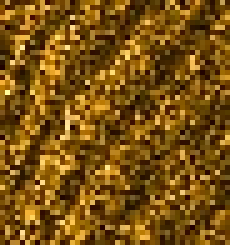
#> input picture datasets/Pohang_Eardo_1_Edgetech4205_800_050_20241012110900_001_04/original/crop/bg/bg_0.jpg, 46 x 49 px (shown 5 times larger)
$ python -i augmentation_engine.py   (imports and definitions only)
#> lines starting #> are read from the running program, lines starting #| are printed output that depends on the picture
"""
소나 데이터 전용 데이터 증강 엔진

불균형 데이터셋 문제 해결을 위한 전문화된 증강 기법들을 제공합니다.
"""

import numpy as np
import cv2
from scipy import ndimage
from scipy.ndimage import gaussian_filter, uniform_filter
from skimage import transform, exposure, util
from typing import Dict, List, Tuple, Optional, Union, Callable
import logging
from dataclasses import dataclass
import random
from abc import ABC, abstractmethod

logger = logging.getLogger(__name__)


@dataclass
class AugmentationConfig:
    """데이터 증강 설정"""
    # 회전 관련
    rotation_range: Tuple[float, float] = (-180, 180)
    rotation_probability: float = 0.7

    # 스케일링
    scale_range: Tuple[float, float] = (0.8, 1.2)
    scale_probability: float = 0.5

    # 번역/이동
    translation_range: Tuple[float, float] = (-0.1, 0.1)  # 이미지 크기 비율
    translation_probability: float = 0.4

    # 노이즈
    noise_std_range: Tuple[float, float] = (0.01, 0.05)
    noise_probability: float = 0.6

    # 밝기/대비
    brightness_range: Tuple[float, float] = (0.8, 1.2)
    contrast_range: Tuple[float, float] = (0.8, 1.2)
    brightness_probability: float = 0.5
    contrast_probability: float = 0.5

    # 소나 전용
    beam_angle_variation: float = 5.0  # 도
    range_distortion: float = 0.05     # 거리 왜곡 비율
    acoustic_shadow_probability: float = 0.3

    # 증강 강도
    augmentation_strength: float = 0.5  # 0~1


class BaseAugmentation(ABC):
    """기본 증강 클래스"""

    def __init__(self, config: AugmentationConfig):
        self.config = config

    # [4 lines left out: function apply, not called in this run]

    def should_apply(self, probability: float) -> bool:
        """확률적 적용 여부 결정"""
        return random.random() < probability


class GeometricAugmentation(BaseAugmentation):
    """기하학적 변환 증강"""

    # [100 lines left out: functions apply_rotation, apply_scaling, apply_translation, apply, not called in this run]


class PhotometricAugmentation(BaseAugmentation):
    """광도 변환 증강"""

    # [79 lines left out: functions apply_noise, apply_brightness, apply_contrast, apply_gamma_correction, apply, not called in this run]


class SonarSpecificAugmentation(BaseAugmentation):
    """소나 데이터 전용 증강"""

    # [156 lines left out: functions simulate_acoustic_shadow, simulate_beam_angle_variation, simulate_range_distortion, simulate_multipath_interference, apply, not called in this run]


class AdvancedAugmentationEngine:
    """
    고급 데이터 증강 엔진

    여러 증강 기법을 조합하여 균형잡힌 데이터셋을 생성합니다.
    """

    # [232 lines left out: functions __init__, augment_single, augment_batch, balance_dataset, create_augmentation_pipeline, not called in this run]


class AugmentationValidator:
    """
    데이터 증강 품질 검증기

    증강된 데이터의 품질을 평가하고 문제점을 식별합니다.
    """

    def __init__(self):
        pass

    # [58 lines left out: function validate_augmentation_quality, not called in this run]

    def assess_dataset_diversity(self, images: List[np.ndarray]) -> Dict[str, float]:
        """
        데이터셋 다양성 평가

        Args:
            images: 이미지 리스트

        Returns:
            Dict[str, float]: 다양성 지표
        """
        metrics = {}

        if len(images) < 2:
            return {'diversity_score': 0.0}

        # 이미지 간 평균 SSIM (낮을수록 다양함)
        ssim_scores = []
        n_comparisons = min(100, len(images) * (len(images) - 1) // 2)  # 계산량 제한
#> n_comparisons = 100

        compared_pairs = 0
        for i in range(len(images)):
            for j in range(i + 1, len(images)):
                if compared_pairs >= n_comparisons:
                    break

                try:
                    if len(images[i].shape) == 3:
                        img1 = cv2.cvtColor(images[i], cv2.COLOR_RGB2GRAY)
                        img2 = cv2.cvtColor(images[j], cv2.COLOR_RGB2GRAY)
                    else:
                        img1 = images[i]
                        img2 = images[j]

                    from skimage.metrics import structural_similarity as ssim
                    ssim_score = ssim(img1, img2, data_range=img1.max() - img1.min())
                    ssim_scores.append(ssim_score)
                    compared_pairs += 1

                except:
                    continue

            if compared_pairs >= n_comparisons:
                break
#> this loop made 49 passes
#> after the loop, compared_pairs = 0; ssim_scores = []

        if ssim_scores:
            avg_similarity = np.mean(ssim_scores)
            metrics['diversity_score'] = 1.0 - avg_similarity  # 낮은 유사성 = 높은 다양성
            metrics['similarity_std'] = np.std(ssim_scores)
        else:
            metrics['diversity_score'] = 0.0
            metrics['similarity_std'] = 0.0

        # 히스토그램 분산
        histograms = []
        for img in images[:50]:  # 샘플링하여 계산량 제한
            hist = cv2.calcHist([img.ravel()], [0], None, [64], [0, 256])
            histograms.append(hist.ravel())
#> after the loop, histograms = 49 items

        if histograms:
            hist_matrix = np.array(histograms)
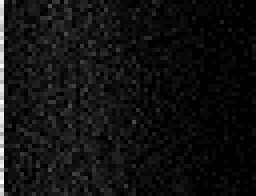
#> hist_matrix: shape (49, 64) float32 (shown 4 times larger); min 0, max 31, mean 2.2; drawn with min black and max white
            hist_variance = np.mean(np.var(hist_matrix, axis=0))
#> hist_variance = 1.75
            metrics['histogram_diversity'] = hist_variance
        else:
            metrics['histogram_diversity'] = 0.0

        return metrics

>>> import cv2
>>> picture = cv2.cvtColor(cv2.imread('../../datasets/Pohang_Eardo_1_Edgetech4205_800_050_20241012110900_001_04/original/crop/bg/bg_0.jpg'), cv2.COLOR_BGR2RGB)
>>> result = AugmentationValidator().assess_dataset_diversity(picture)
#> result = {'diversity_score': 0, 'similarity_std': 0, 'histogram_diversity': 1.75}

$ run again, on datasets/Pohang_Eardo_1_Edgetech4205_800_050_20241012110900_001_04/original/crop/bg/bg_11.jpg
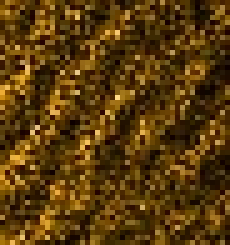
#> input picture datasets/Pohang_Eardo_1_Edgetech4205_800_050_20241012110900_001_04/original/crop/bg/bg_11.jpg, 46 x 49 px (shown 5 times larger)
#> n_comparisons = 100
#> the loop in assess_dataset_diversity, `for i in range(len(images)):` made 49 passes
#> after the loop in assess_dataset_diversity, `for i in range(len(images)):`: compared_pairs = 0; ssim_scores = []
#> the loop in assess_dataset_diversity, `for img in images[:50]:` made 49 passes
#> after the loop in assess_dataset_diversity, `for img in images[:50]:`: histograms = 49 items
#> in assess_dataset_diversity, `hist_matrix = np.array(histograms)`:
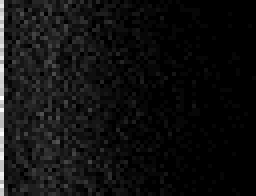
#> hist_matrix: shape (49, 64) float32 (shown 4 times larger); min 0, max 34, mean 2.2; drawn with min black and max white
#> hist_variance = 1.79
#> result = {'diversity_score': 0, 'similarity_std': 0, 'histogram_diversity': 1.79}

$ run again, on datasets/Pohang_Eardo_1_Edgetech4205_800_050_20241012110900_001_04/original/crop/bg/bg_12.jpg
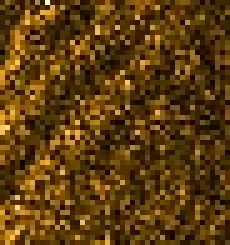
#> input picture datasets/Pohang_Eardo_1_Edgetech4205_800_050_20241012110900_001_04/original/crop/bg/bg_12.jpg, 46 x 49 px (shown 5 times larger)
#> n_comparisons = 100
#> the loop in assess_dataset_diversity, `for i in range(len(images)):` made 49 passes
#> after the loop in assess_dataset_diversity, `for i in range(len(images)):`: compared_pairs = 0; ssim_scores = []
#> the loop in assess_dataset_diversity, `for img in images[:50]:` made 49 passes
#> after the loop in assess_dataset_diversity, `for img in images[:50]:`: histograms = 49 items
#> in assess_dataset_diversity, `hist_matrix = np.array(histograms)`:
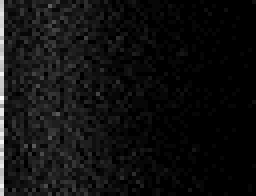
#> hist_matrix: shape (49, 64) float32 (shown 4 times larger); min 0, max 34, mean 2.2; drawn with min black and max white
#> hist_variance = 1.73
#> result = {'diversity_score': 0, 'similarity_std': 0, 'histogram_diversity': 1.73}

$ run again, on datasets/Pohang_Eardo_1_Edgetech4205_800_050_20241012110900_001_04/original/crop/bg/bg_14.jpg
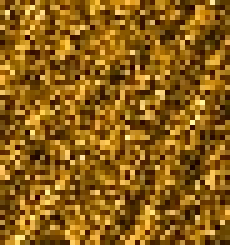
#> input picture datasets/Pohang_Eardo_1_Edgetech4205_800_050_20241012110900_001_04/original/crop/bg/bg_14.jpg, 46 x 49 px (shown 5 times larger)
#> n_comparisons = 100
#> the loop in assess_dataset_diversity, `for i in range(len(images)):` made 49 passes
#> after the loop in assess_dataset_diversity, `for i in range(len(images)):`: compared_pairs = 0; ssim_scores = []
#> the loop in assess_dataset_diversity, `for img in images[:50]:` made 49 passes
#> after the loop in assess_dataset_diversity, `for img in images[:50]:`: histograms = 49 items
#> in assess_dataset_diversity, `hist_matrix = np.array(histograms)`:
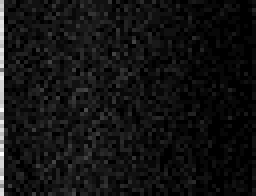
#> hist_matrix: shape (49, 64) float32 (shown 4 times larger); min 0, max 30, mean 2.2; drawn with min black and max white
#> hist_variance = 1.86
#> result = {'diversity_score': 0, 'similarity_std': 0, 'histogram_diversity': 1.86}
